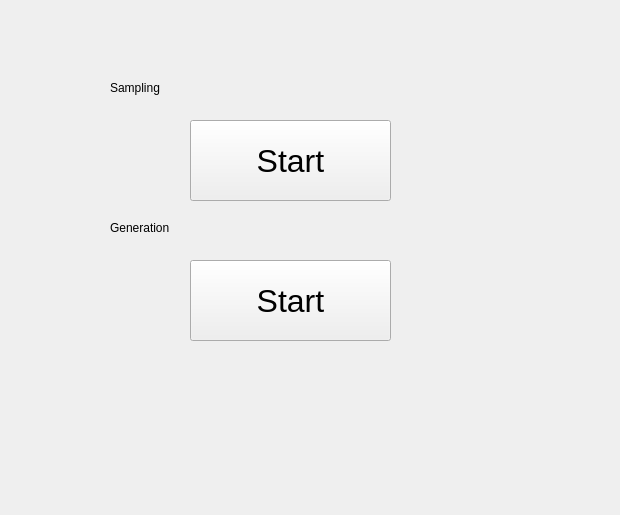
<?xml version="1.0" encoding="UTF-8"?>
<ui version="4.0">
 <class>Form</class>
 <widget class="QWidget" name="Form">
  <property name="geometry">
   <rect>
    <x>0</x>
    <y>0</y>
    <width>620</width>
    <height>515</height>
   </rect>
  </property>
  <property name="windowTitle">
   <string>Form</string>
  </property>
  <widget class="QPushButton" name="startSampling">
   <property name="geometry">
    <rect>
     <x>190</x>
     <y>120</y>
     <width>201</width>
     <height>81</height>
    </rect>
   </property>
   <property name="font">
    <font>
     <pointsize>24</pointsize>
    </font>
   </property>
   <property name="text">
    <string>Start</string>
   </property>
  </widget>
  <widget class="QLabel" name="samplingLabel">
   <property name="geometry">
    <rect>
     <x>110</x>
     <y>80</y>
     <width>181</width>
     <height>16</height>
    </rect>
   </property>
   <property name="text">
    <string>Sampling</string>
   </property>
  </widget>
  <widget class="QPushButton" name="startGeneration">
   <property name="geometry">
    <rect>
     <x>190</x>
     <y>260</y>
     <width>201</width>
     <height>81</height>
    </rect>
   </property>
   <property name="font">
    <font>
     <pointsize>24</pointsize>
    </font>
   </property>
   <property name="text">
    <string>Start</string>
   </property>
  </widget>
  <widget class="QLabel" name="generationLabel">
   <property name="geometry">
    <rect>
     <x>110</x>
     <y>220</y>
     <width>181</width>
     <height>16</height>
    </rect>
   </property>
   <property name="text">
    <string>Generation</string>
   </property>
  </widget>
 </widget>
 <resources/>
 <connections/>
</ui>
